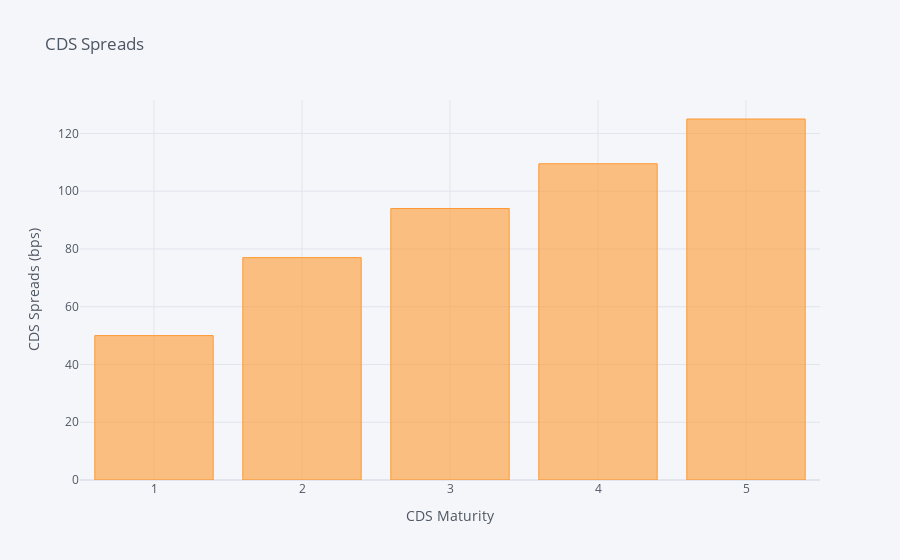

Write notebook code for a chart like this one.
### Code cell
# inputs
maturity = np.arange(6)
discountfactor = [0, 0.97, 0.94, 0.92, 0.89, 0.86]
cds_spread = [0, 50, 77, 94, 109.5, 125]
recovery = 0.40

get_cds_spread(maturity, discountfactor, sp.Survival, recovery, is_plot=True)

### Figure 1 — Plotly figure (JSON) as saved in the notebook; plotly's stock layout.template omitted (floating-point values rounded to 4 significant figures)
{"data": [{"marker": {"color": "rgba(255, 153, 51, 0.6)", "line": {"color": "rgba(255, 153, 51, 1.0)", "width": 1}}, "name": "Spread", "orientation": "v", "text": "", "type": "bar", "x": [1, 2, 3, 4, 5], "y": [50.0, 77.0, 94.0, 109.5, 125.0]}], "layout": {"legend": {"bgcolor": "#F5F6F9", "font": {"color": "#4D5663"}}, "paper_bgcolor": "#F5F6F9", "plot_bgcolor": "#F5F6F9", "title": {"font": {"color": "#4D5663"}, "text": "CDS Spreads"}, "xaxis": {"gridcolor": "#E1E5ED", "showgrid": true, "tickfont": {"color": "#4D5663"}, "title": {"font": {"color": "#4D5663"}, "text": "CDS Maturity"}, "zerolinecolor": "#E1E5ED"}, "yaxis": {"gridcolor": "#E1E5ED", "showgrid": true, "tickfont": {"color": "#4D5663"}, "title": {"font": {"color": "#4D5663"}, "text": "CDS Spreads (bps)"}, "zerolinecolor": "#E1E5ED"}}}
